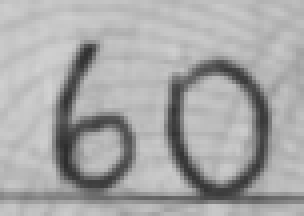
#> input picture ComputerVision/Lecture 03 - Morphology/Images/a_car_000155.png, 76 x 54 px (shown 4 times larger); its folder holds only this picture in this run
$ jupyter execute --allow-errors Lecture_03_Morphology-Solutions.ipynb   (shell and % lines are left out)
#> lines starting #> are read from the running program, lines starting #| are printed output that depends on the picture; after the words box and inside, x2 and y2 are one past the last pixel; in counts of white or black regions, pixels touching at a corner belong together
<a href="https://colab.research.google.com/github/andrehochuli/teaching/blob/main/ComputerVision/Lecture%2003%20-%20Morphology/Lecture_03_Morphology-Solutions.ipynb" target="_parent"></a>

[cell 1]
import cv2
import numpy as np
import matplotlib.pyplot as plt
import tensorflow as tf
import glob

[cell 2]
#Auxiliary Function to plot side by side
def plot_sidebyside(img_list,titles,colormap=None,figsize=(12,6)):
  n = len(img_list)
  figure, axis = plt.subplots(1, n, figsize=figsize)

  for i in range(n):
    axis[i].imshow(img_list[i], cmap=colormap)
    axis[i].set_title(titles[i])
    axis[i].axis('off')
  # Combine all the operations and display
  plt.show()

[cell 3]
#Getting some samples

#Mathematical Morphology

* Morphology (Nature): Branch of Biology that study the form and structure of animals and plants

* Morphology (Image Processing): Mathematical operations to extract image components based on pixel neighborhood.

* Increase/Decrease Objects Size, Reduce Noise, Close or Open (GAPS)

#Structuring Element (Kernel)

* Defines the shape of the structure to be applied
* The structure is slid through the image
* Erosion or Dilate operations are applied
* The origin determines the pixel be changed

---

[cell 4]
#defining structuring elements (kernels)

#3x3
k_quad = np.array([[1,1,1],
                  [1,1,1],
                  [1,1,1]], dtype=np.uint8)

print(k_quad.shape)

#Cross
k_cross = np.array([[0,1,0],
                  [1,1,1],
                  [0,1,0]], dtype=np.uint8)

print(k_cross.shape)

#ellipse
k_ellipse = np.array([[0,0,1,1,1,0,0],
                     [0,1,1,1,1,1,0],
                     [1,1,1,1,1,1,1],
                     [1,1,1,1,1,1,1],
                     [1,1,1,1,1,1,1],
                     [0,1,1,1,1,1,0],
                     [0,0,1,1,1,0,0]], dtype=np.uint8)

#ellipse
print(k_ellipse.shape)

[cell 5]
filelist = glob.glob('Images/*mnist*')

digits = []
labels = []
for path in filelist:
    dig = cv2.imread(path,cv2.IMREAD_GRAYSCALE)
    _,thresh = cv2.threshold(dig,127,255,cv2.THRESH_BINARY)
    digits.append(thresh)
    labels.append(path[-5])
#> (the rest of this cell did not finish here and is left out)

#Erosion (cv2.erode)
* Moves one´s to zero´s
* Binary ‘AND’ Operation
* Reduces Noises and Contours

[cell 6]
kernel = k_cross
print(kernel)
for img in digits:
    im_erode = cv2.erode(img,kernel)
    plot_sidebyside([img,im_erode],['Original','Erosion'],colormap='gray',figsize=(3,2))

#Dilation
* Moves zero’s to one’s
* Binary ‘OR’ Operation (HIT)
* Increases Objects, connect contours and fill holes.

[cell 7]
kernel = k_cross
print(kernel)
for img in digits:
    im_erode = cv2.dilate(img,kernel)
    plot_sidebyside([img,im_erode],['Original','Dilation'],colormap='gray',figsize=(3,2))

#Combined Morphological Operations (Opening, Closing)

  Combined Morphological Operations preserve the shape and size o large objects in the image

* Opening: Erode + Dilate
  * Removes small objects, noises, and thin lines

* Closing: Dilate + Erode
  * Fill small holes and connect segmented contours

[cell 8]
kernel = np.ones((3,3))
print(kernel)

def morf_closing(img,kernel):
    im_erode = cv2.erode(img,kernel)
    im_close = cv2.dilate(im_erode,kernel)
    return im_close

for img in digits:
    im_close = morf_closing(img,kernel)
    plot_sidebyside([img,im_close],['Original','Closing'],colormap='gray',figsize=(3,2))

[cell 9]
kernel = np.ones((3,3))
print(kernel)

def morf_opening(img,kernel):
    im_dilate = cv2.dilate(img,kernel)
    im_open = cv2.erode(im_dilate,kernel)
    return im_open

for img in digits:
    im_open = morf_opening(img,kernel)
    plot_sidebyside([img,im_open],['Original','Opening'],colormap='gray',figsize=(3,2))

[cell 10]
#Adding some noise
noisy_digits = []
for img in digits:
    im = np.zeros(img.shape, np.uint8) # do not use original image it overwrites the image
    mean = -5
    sigma = 5
    noisy = cv2.randn(im,mean,sigma) # create the random distribution
    noisy = img + noisy
    noisy_digits.append(noisy)
#> (the rest of this cell did not finish here and is left out)


[cell 11]
kernel = np.ones((2,2))
print(kernel)
for img in noisy_digits:
    im_open = morf_opening(img,kernel)
    im_close = morf_closing(img,kernel)
    plot_sidebyside([img,im_open,im_close],['Original','Opening','Closing'],colormap='gray',figsize=(6,4))

#Line Detector with Morphology (Guided Implementation)

The code below creates a image with three different lines (Horizontal, Vertical and Diagonal)

[cell 12]
im = np.zeros((100,100))

for x in range(99):
    #vertical
    im[x][50] = 255

    #horizontal
    im[50][x] = 255


im = cv2.line(im,(0,0),(99,99),(255,255,255),thickness=1)

plt.imshow(im,cmap='gray')
plt.show()
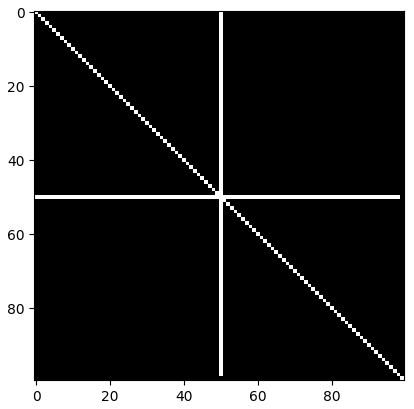
#> figure drawn by matplotlib, 1 panel

* How to create structuring elements to remove the lines?
* Which morphological operations are suitable for this problem?

[cell 13]
#implementation goes here


#.....

#Pratice 1 - Erosion and Dilation Implementation

Implement your own erode and dilate functions and compare them to cv2.erode() and cv2.dilate()

[cell 14]
#implementation goes here


#.....

#Practice - Handwritten Segmentation

Try to segment the handwritten digits. At this point, don't worry about identifying the amount. You need only subtract the background as better you can.

Practice the skills learned in the past lessons:
   - Color Segmentation
   - Threshold
   - Filtering
   - Morphological Operators

#Solução A

[cell 15]
paths = glob.glob('Images/*car*')

kernel = np.array([[0,1,0],
                  [1,1,1],
                  [0,1,0]],dtype=np.uint8)

#Luis
for path in paths:
  img = cv2.imread(path)
#> img is the input picture: shape (54, 76, 3); min 45, max 209, mean 167.2

  #bilateral
  im1 = cv2.bilateralFilter(img,9,75,75)
  #close
  im2 = cv2.erode(im1,kernel)
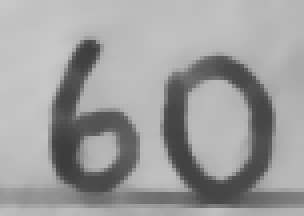
#> im2: shape (54, 76, 3) (shown 4 times larger); min 60, max 201, mean 158.1
  im3 = cv2.dilate(im2,kernel)
  #thresh 125
  _, im4 = cv2.threshold(im3,125,255,cv2.THRESH_BINARY)
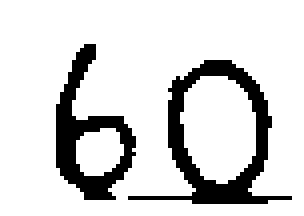
#> im4: shape (54, 76, 3) (shown 4 times larger); 83.9% white; 2 black regions, box (x1, y1, x2, y2) and area: (32, 15, 73, 51) 370, (14, 11, 34, 50) 291


  plot_sidebyside([img,im1,im2,im3,im4],['Ori','FiltroBi','Erode','Dilate','Thresh'],colormap='gray',figsize=(8,6))
#> call 3 of plot_sidebyside, with colormap = 'gray', figsize = (8, 6)
#> in plot_sidebyside (call 3), `n = len(img_list)`: n = 5
#> in plot_sidebyside (call 3), `plt.show()`:
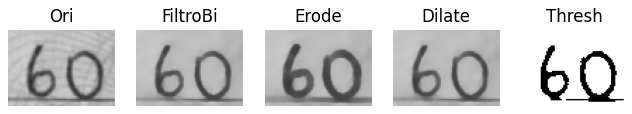
#> figure drawn by matplotlib, 5 panels

#Solução B

[cell 16]
paths = glob.glob('Images/*car*')

for path in paths:
  im = cv2.imread(path,cv2.IMREAD_GRAYSCALE)
#> im: shape (54, 76); min 45, max 209, mean 167.2

  filter = cv2.GaussianBlur(im,(5,5),0)
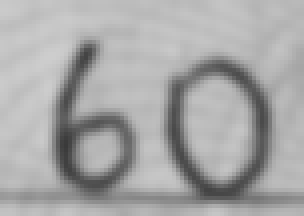
#> filter: shape (54, 76) (shown 4 times larger); min 58, max 205, mean 167.2

  _,thresh = cv2.threshold(filter,140,255,cv2.THRESH_BINARY_INV)
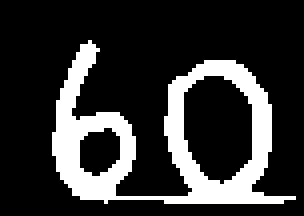
#> thresh: shape (54, 76) (shown 4 times larger); 20.2% white; 1 white region, box (x1, y1, x2, y2) and area: (13, 10, 74, 51) 828
  _,thresh_otsu = cv2.threshold(im,127,255,cv2.THRESH_BINARY_INV+cv2.THRESH_OTSU)
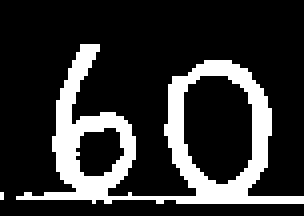
#> thresh_otsu: shape (54, 76) (shown 4 times larger); 19.4% white; 2 white regions (1 under 20 px), largest, box (x1, y1, x2, y2) and area: (4, 11, 76, 51) 795

  kernel = np.array([[0,1,0],
                     [0,1,0],
                     [0,1,0],
                     [0,1,0],
                     [0,1,0],
                     [0,1,0],
                     [0,1,0],
                     [0,1,0]],dtype=np.uint8)

  cross = np.array([[0,1,0],
                     [0,1,0],
                     [0,1,0]],dtype=np.uint8)

  openingv = cv2.morphologyEx(thresh_otsu, cv2.MORPH_OPEN, cross, iterations=1)
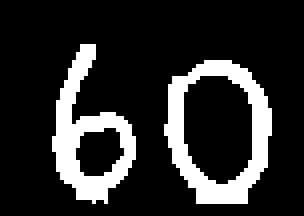
#> openingv: shape (54, 76) (shown 4 times larger); 17.3% white; 2 white regions, box (x1, y1, x2, y2) and area: (41, 15, 68, 51) 378, (13, 11, 34, 51) 330
  openingh = cv2.morphologyEx(thresh_otsu, cv2.MORPH_OPEN, cross, iterations=2)
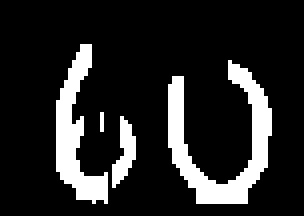
#> openingh: shape (54, 76) (shown 4 times larger); 15.1% white; 4 white regions (1 under 20 px), largest, box (x1, y1, x2, y2) and area: (42, 15, 68, 51) 333, (14, 11, 27, 51) 224, (28, 29, 34, 47) 57

  plot_sidebyside([im,filter,thresh_otsu,thresh,openingh],
                  ['Image','Smooth','Otsu','Global','openingh'],colormap='gray',figsize=(12,4))

$ run again, on ComputerVision/Lecture 03 - Morphology/Images/a_car_000393.png
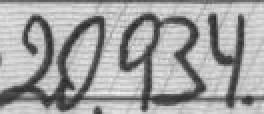
#> input picture ComputerVision/Lecture 03 - Morphology/Images/a_car_000393.png, 132 x 57 px (shown 2 times larger)
#> img is the input picture: shape (57, 132, 3); min 35, max 242, mean 161.9
#> `_, im4 = cv2.threshold(im3,125,255,cv2.THRESH_BINARY)`:
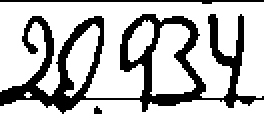
#> im4: shape (57, 132, 3) (shown 2 times larger); 72.5% white; 3 black regions (1 under 20 px), largest, box (x1, y1, x2, y2) and area: (0, 7, 132, 57) 1919, (0, 0, 132, 2) 137
#> thresh: shape (57, 132); 30.2% white; 9 white regions (6 under 20 px), largest, box (x1, y1, x2, y2) and area: (0, 6, 132, 57) 2165, (86, 0, 118, 2) 35, (42, 0, 67, 2) 28
#> thresh_otsu: shape (57, 132); 29.6% white; 4 white regions (2 under 20 px), largest, box (x1, y1, x2, y2) and area: (0, 6, 132, 56) 2062, (0, 0, 132, 2) 152
#> openingv: shape (57, 132); 26.9% white; 9 white regions (4 under 20 px), largest, box (x1, y1, x2, y2) and area: (0, 7, 53, 56) 891, (60, 6, 103, 56) 729, (104, 7, 122, 54) 319, (120, 48, 128, 53) 33, (97, 0, 111, 2) 28
#> `openingh = cv2.morphologyEx(thresh_otsu, cv2.MORPH_OPEN, cross, iterat..`:
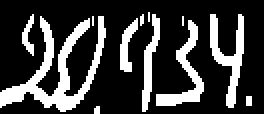
#> openingh: shape (57, 132) (shown 2 times larger); 23.9% white; 12 white regions (6 under 20 px), largest, box (x1, y1, x2, y2) and area: (0, 8, 53, 56) 774, (105, 7, 122, 54) 312, (78, 10, 102, 53) 296, (71, 7, 80, 56) 186, (60, 9, 69, 36) 117, (11, 7, 17, 28) 61
